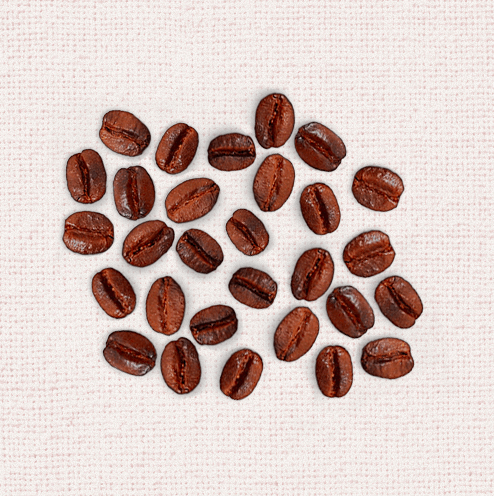
#> input picture image processing/image processing/thresholding/graos_cafe.png, 494 x 496 px
$ jupyter execute thresholding_coffee.ipynb
#> lines starting #> are read from the running program, lines starting #| are printed output that depends on the picture; after the words box and inside, x2 and y2 are one past the last pixel; in counts of white or black regions, pixels touching at a corner belong together
[cell 1]
import cv2
import numpy as np
from matplotlib import pyplot as plt

[cell 2]
def showImg(img):
    plt.imshow(img, cmap="gray")

[cell 3]
imgoriginal = cv2.imread("graos_cafe.png", 0)
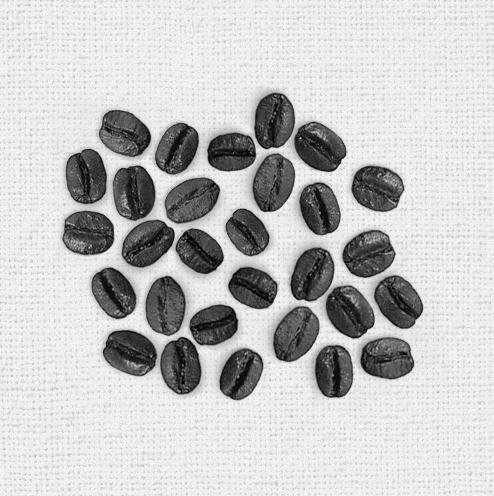
#> imgoriginal: shape (496, 494); min 0, max 246, mean 196.5

[cell 4]
showImg(imgoriginal)

[cell 5]
metodo = cv2.THRESH_BINARY_INV
ret, imgbinarizada = cv2.threshold(imgoriginal, 135, 255, metodo)
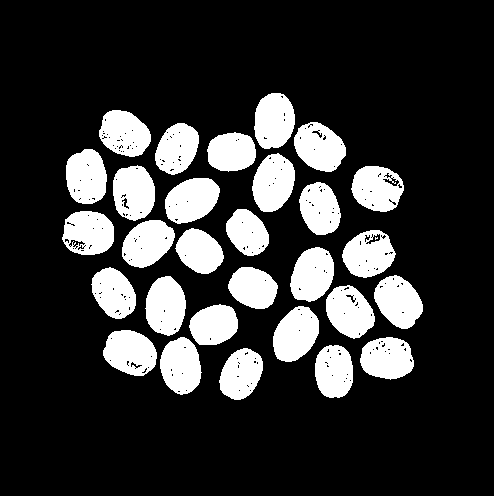
#> imgbinarizada: shape (496, 494); 20.6% white; 30 white regions (1 under 20 px), largest, box (x1, y1, x2, y2) and area: (273, 306, 319, 362) 1879, (252, 153, 295, 212) 1876, (165, 178, 220, 224) 1873

$ run again, with image processing/image processing/thresholding/gradient2.png copied over image processing/image processing/thresholding/graos_cafe.png
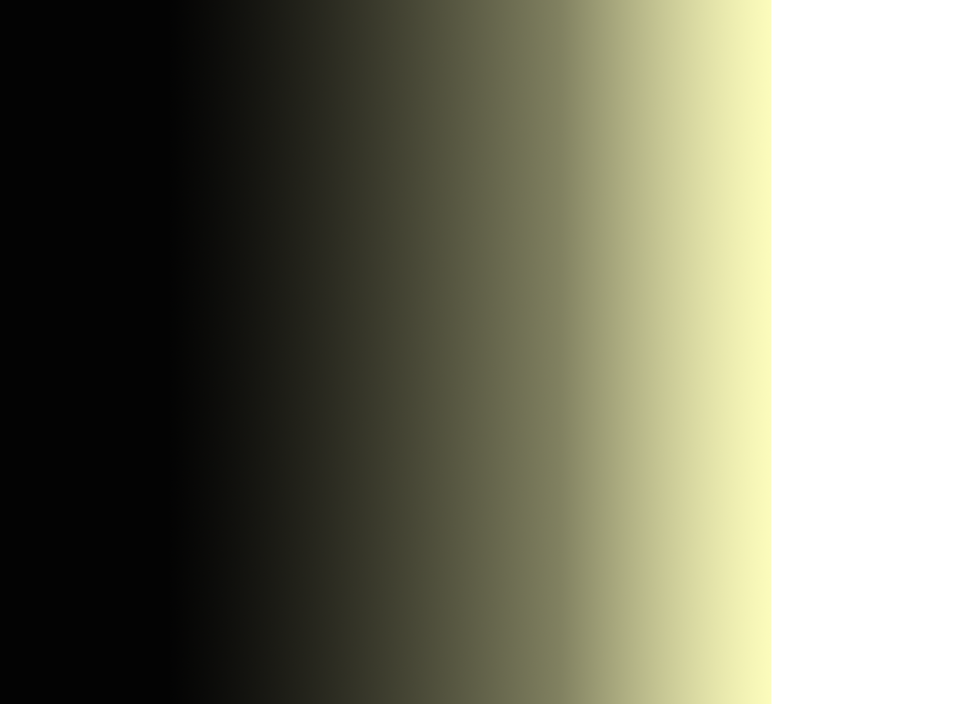
#> input picture image processing/image processing/thresholding/gradient2.png, 1920 x 1408 px (shown at 1/2 size)
#> `imgoriginal = cv2.imread("graos_cafe.png", 0)`:
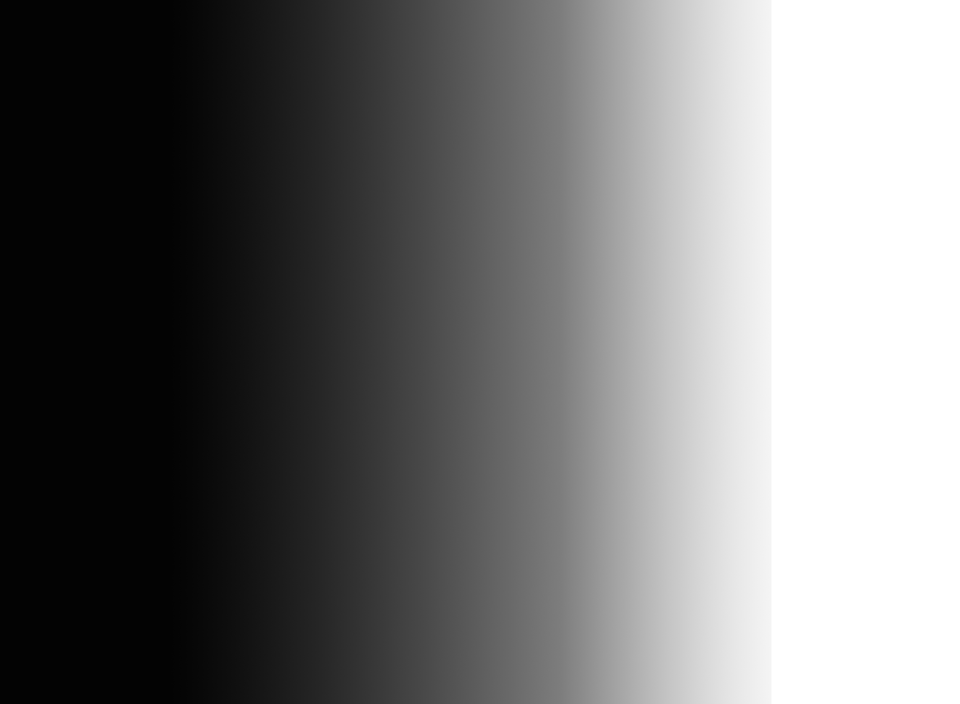
#> imgoriginal: shape (1408, 1920) (shown at 1/2 size); min 3, max 255, mean 115.5
#> `ret, imgbinarizada = cv2.threshold(imgoriginal, 135, 255, metodo)`:
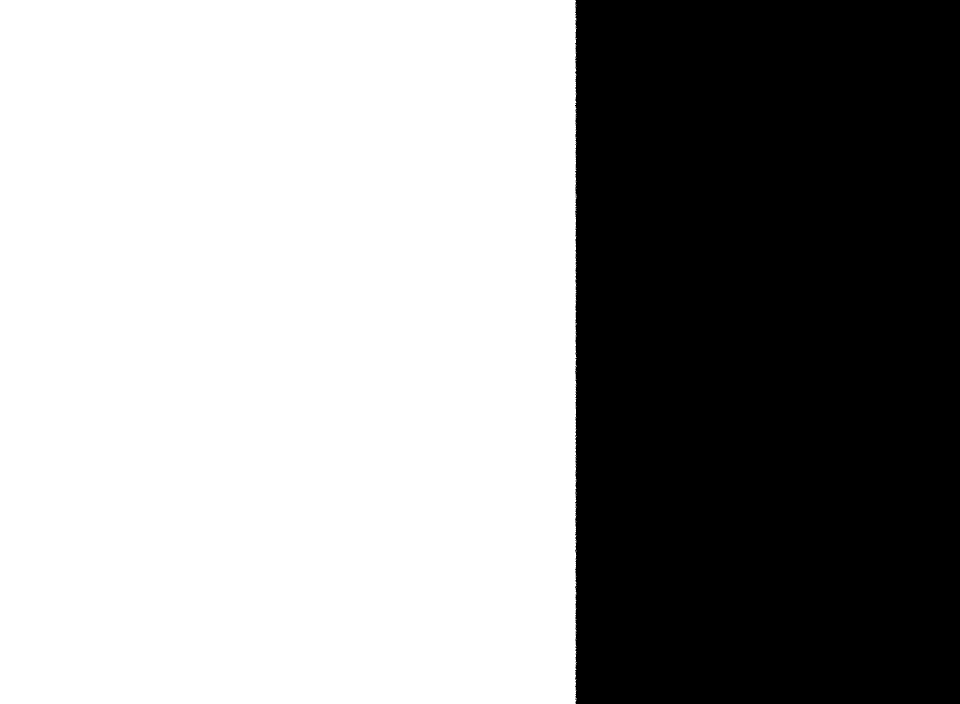
#> imgbinarizada: shape (1408, 1920) (shown at 1/2 size); 60% white; 5 black regions (4 under 20 px), largest, box (x1, y1, x2, y2) and area: (1150, 0, 1920, 1408) 1081888

$ run again, with image processing/image processing/thresholding/sudoku.png copied over image processing/image processing/thresholding/graos_cafe.png
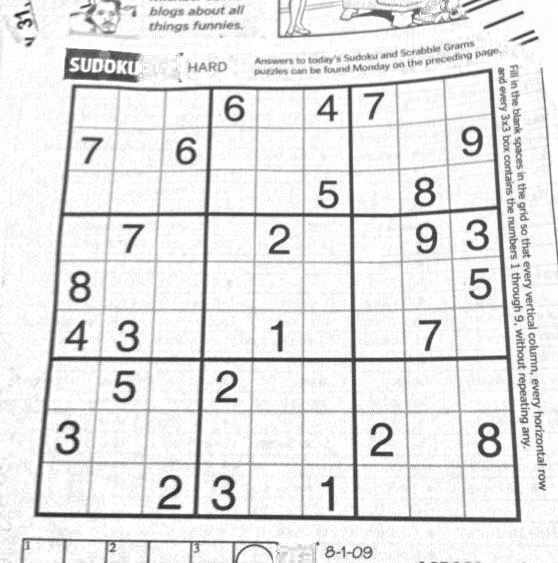
#> input picture image processing/image processing/thresholding/sudoku.png, 558 x 563 px
#> imgoriginal is the input picture: shape (563, 558); min 27, max 255, mean 229.5
#> `ret, imgbinarizada = cv2.threshold(imgoriginal, 135, 255, metodo)`:
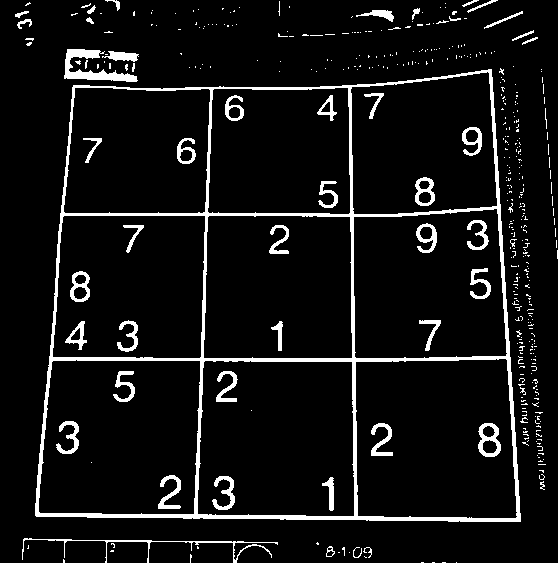
#> imgbinarizada: shape (563, 558); 7.3% white; 434 white regions (380 under 20 px), largest, box (x1, y1, x2, y2) and area: (35, 69, 521, 522) 12133, (64, 49, 138, 82) 917, (22, 538, 278, 563) 621
